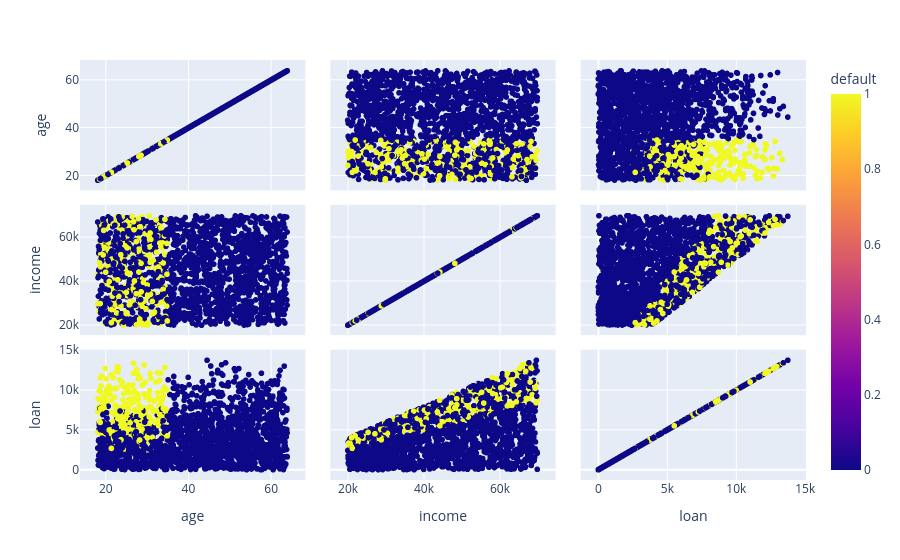

This figure's notebook cell:
### Code cell
# Matrix de correlação entre as variáveis 
fig = px.scatter_matrix(df, dimensions = ['age', 'income', 'loan'], color = 'default')
fig.show()

### Figure 1 — Plotly figure (JSON) as saved in the notebook; plotly's stock layout.template omitted (floating-point values rounded to 4 significant figures; data arrays with more than 128 entries replaced by an {"elided": "..."} marker saying what was removed)
{"data": [{"dimensions": [{"axis": {"matches": true}, "label": "age", "values": {"elided": "2000 float values"}}, {"axis": {"matches": true}, "label": "income", "values": {"elided": "2000 float values"}}, {"axis": {"matches": true}, "label": "loan", "values": {"elided": "2000 float values"}}], "hovertemplate": "%{xaxis.title.text}=%{x}<br>%{yaxis.title.text}=%{y}<br>default=%{marker.color}<extra></extra>", "legendgroup": "", "marker": {"color": {"elided": "2000 int values"}, "coloraxis": "coloraxis", "symbol": "circle"}, "name": "", "showlegend": false, "type": "splom"}], "layout": {"coloraxis": {"colorbar": {"title": {"text": "default"}}, "colorscale": [[0, "#0d0887"], [0.1111, "#46039f"], [0.2222, "#7201a8"], [0.3333, "#9c179e"], [0.4444, "#bd3786"], [0.5556, "#d8576b"], [0.6667, "#ed7953"], [0.7778, "#fb9f3a"], [0.8889, "#fdca26"], [1, "#f0f921"]]}, "dragmode": "select", "legend": {"tracegroupgap": 0}, "margin": {"t": 60}}}
